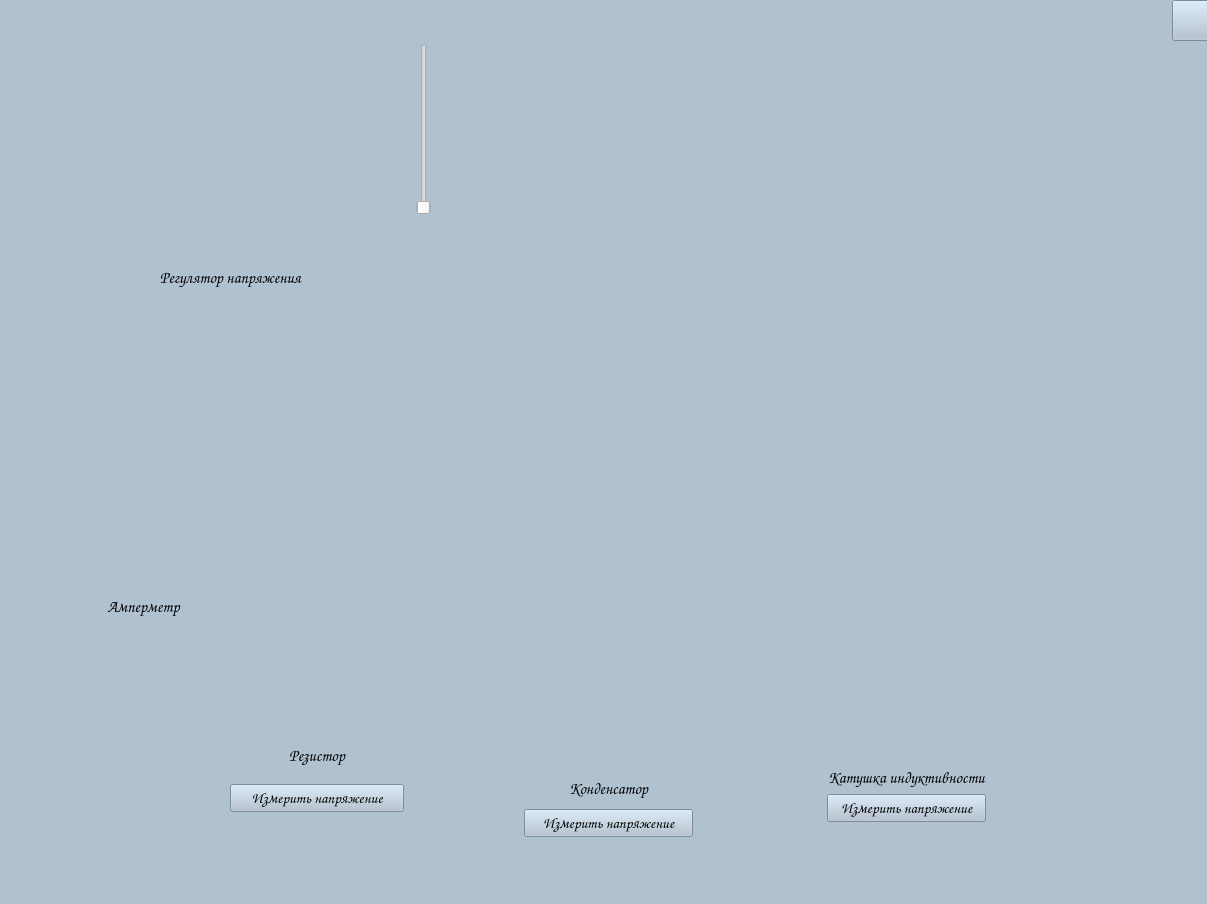
<?xml version="1.0" encoding="UTF-8"?>
<ui version="4.0">
 <class>Laba15</class>
 <widget class="QMainWindow" name="Laba15">
  <property name="geometry">
   <rect>
    <x>0</x>
    <y>0</y>
    <width>1207</width>
    <height>904</height>
   </rect>
  </property>
  <property name="minimumSize">
   <size>
    <width>1207</width>
    <height>904</height>
   </size>
  </property>
  <property name="maximumSize">
   <size>
    <width>1207</width>
    <height>904</height>
   </size>
  </property>
  <property name="windowTitle">
   <string>MainWindow</string>
  </property>
  <property name="styleSheet">
   <string notr="true">background-color: rgb(176,193,208);</string>
  </property>
  <widget class="QWidget" name="centralwidget">
   <widget class="QWidget" name="verticalLayoutWidget">
    <property name="geometry">
     <rect>
      <x>22</x>
      <y>352</y>
      <width>241</width>
      <height>241</height>
     </rect>
    </property>
    <layout class="QVBoxLayout" name="verticalLayout"/>
   </widget>
   <widget class="QWidget" name="verticalLayoutWidget_2">
    <property name="geometry">
     <rect>
      <x>524</x>
      <y>774</y>
      <width>169</width>
      <height>63</height>
     </rect>
    </property>
    <layout class="QVBoxLayout" name="verticalLayout_2">
     <item>
      <widget class="QLabel" name="label_3">
       <property name="font">
        <font>
         <family>Comic Sans MS</family>
         <pointsize>12</pointsize>
         <weight>75</weight>
         <bold>true</bold>
        </font>
       </property>
       <property name="text">
        <string>Конденсатор</string>
       </property>
       <property name="scaledContents">
        <bool>true</bool>
       </property>
       <property name="alignment">
        <set>Qt::AlignCenter</set>
       </property>
      </widget>
     </item>
     <item>
      <widget class="QPushButton" name="measure_c_button">
       <property name="font">
        <font>
         <family>Comic Sans MS</family>
         <pointsize>11</pointsize>
        </font>
       </property>
       <property name="text">
        <string>Измерить напряжение</string>
       </property>
      </widget>
     </item>
    </layout>
   </widget>
   <widget class="QWidget" name="verticalLayoutWidget_3">
    <property name="geometry">
     <rect>
      <x>827</x>
      <y>767</y>
      <width>235</width>
      <height>61</height>
     </rect>
    </property>
    <layout class="QVBoxLayout" name="verticalLayout_5">
     <property name="sizeConstraint">
      <enum>QLayout::SetFixedSize</enum>
     </property>
     <item>
      <widget class="QLabel" name="label_5">
       <property name="font">
        <font>
         <family>Comic Sans MS</family>
         <pointsize>12</pointsize>
         <weight>75</weight>
         <bold>true</bold>
        </font>
       </property>
       <property name="text">
        <string>Катушка индуктивности</string>
       </property>
       <property name="scaledContents">
        <bool>true</bool>
       </property>
       <property name="alignment">
        <set>Qt::AlignCenter</set>
       </property>
      </widget>
     </item>
     <item>
      <widget class="QPushButton" name="measure_3_button">
       <property name="font">
        <font>
         <family>Comic Sans MS</family>
         <pointsize>11</pointsize>
        </font>
       </property>
       <property name="text">
        <string>Измерить напряжение</string>
       </property>
      </widget>
     </item>
    </layout>
   </widget>
   <widget class="QPushButton" name="button_info">
    <property name="geometry">
     <rect>
      <x>1172</x>
      <y>0</y>
      <width>41</width>
      <height>41</height>
     </rect>
    </property>
    <property name="text">
     <string/>
    </property>
    <property name="icon">
     <iconset>
      <normaloff>../images/laba_11/info.png</normaloff>../images/laba_11/info.png</iconset>
    </property>
    <property name="iconSize">
     <size>
      <width>32</width>
      <height>32</height>
     </size>
    </property>
   </widget>
   <widget class="QLabel" name="label_10">
    <property name="geometry">
     <rect>
      <x>72</x>
      <y>260</y>
      <width>317</width>
      <height>35</height>
     </rect>
    </property>
    <property name="font">
     <font>
      <family>Comic Sans MS</family>
      <pointsize>12</pointsize>
      <weight>75</weight>
      <bold>true</bold>
     </font>
    </property>
    <property name="text">
     <string>Регулятор напряжения</string>
    </property>
    <property name="scaledContents">
     <bool>true</bool>
    </property>
    <property name="alignment">
     <set>Qt::AlignCenter</set>
    </property>
   </widget>
   <widget class="QSlider" name="slider_voltage">
    <property name="geometry">
     <rect>
      <x>410</x>
      <y>44</y>
      <width>27</width>
      <height>171</height>
     </rect>
    </property>
    <property name="styleSheet">
     <string notr="true">background-color: none;</string>
    </property>
    <property name="maximum">
     <number>54</number>
    </property>
    <property name="sliderPosition">
     <number>0</number>
    </property>
    <property name="tracking">
     <bool>true</bool>
    </property>
    <property name="orientation">
     <enum>Qt::Vertical</enum>
    </property>
    <property name="invertedAppearance">
     <bool>false</bool>
    </property>
    <property name="invertedControls">
     <bool>false</bool>
    </property>
    <property name="tickPosition">
     <enum>QSlider::NoTicks</enum>
    </property>
    <property name="tickInterval">
     <number>5</number>
    </property>
   </widget>
   <widget class="QLabel" name="label_regulator">
    <property name="geometry">
     <rect>
      <x>18</x>
      <y>8</y>
      <width>431</width>
      <height>249</height>
     </rect>
    </property>
    <property name="text">
     <string/>
    </property>
    <property name="pixmap">
     <pixmap>../images/laba_15/regulator_voltage.png</pixmap>
    </property>
    <property name="scaledContents">
     <bool>true</bool>
    </property>
   </widget>
   <widget class="QLabel" name="label">
    <property name="geometry">
     <rect>
      <x>24</x>
      <y>594</y>
      <width>239</width>
      <height>24</height>
     </rect>
    </property>
    <property name="minimumSize">
     <size>
      <width>0</width>
      <height>0</height>
     </size>
    </property>
    <property name="maximumSize">
     <size>
      <width>16777215</width>
      <height>24</height>
     </size>
    </property>
    <property name="font">
     <font>
      <family>Comic Sans MS</family>
      <pointsize>12</pointsize>
      <weight>75</weight>
      <bold>true</bold>
     </font>
    </property>
    <property name="text">
     <string>Амперметр</string>
    </property>
    <property name="scaledContents">
     <bool>true</bool>
    </property>
    <property name="alignment">
     <set>Qt::AlignCenter</set>
    </property>
   </widget>
   <widget class="QLabel" name="label_capacitor">
    <property name="geometry">
     <rect>
      <x>540</x>
      <y>596</y>
      <width>139</width>
      <height>165</height>
     </rect>
    </property>
    <property name="sizePolicy">
     <sizepolicy hsizetype="Fixed" vsizetype="Fixed">
      <horstretch>0</horstretch>
      <verstretch>0</verstretch>
     </sizepolicy>
    </property>
    <property name="maximumSize">
     <size>
      <width>11111</width>
      <height>11111</height>
     </size>
    </property>
    <property name="text">
     <string/>
    </property>
    <property name="pixmap">
     <pixmap>../images/laba_15/capacitor.png</pixmap>
    </property>
    <property name="scaledContents">
     <bool>true</bool>
    </property>
   </widget>
   <widget class="QLabel" name="label_coil">
    <property name="geometry">
     <rect>
      <x>830</x>
      <y>582</y>
      <width>235</width>
      <height>175</height>
     </rect>
    </property>
    <property name="sizePolicy">
     <sizepolicy hsizetype="Expanding" vsizetype="Preferred">
      <horstretch>0</horstretch>
      <verstretch>0</verstretch>
     </sizepolicy>
    </property>
    <property name="maximumSize">
     <size>
      <width>11111</width>
      <height>11111</height>
     </size>
    </property>
    <property name="layoutDirection">
     <enum>Qt::LeftToRight</enum>
    </property>
    <property name="text">
     <string/>
    </property>
    <property name="pixmap">
     <pixmap>../images/laba_15/coil.png</pixmap>
    </property>
    <property name="scaledContents">
     <bool>true</bool>
    </property>
    <property name="alignment">
     <set>Qt::AlignCenter</set>
    </property>
    <property name="wordWrap">
     <bool>false</bool>
    </property>
    <property name="margin">
     <number>0</number>
    </property>
    <property name="indent">
     <number>-1</number>
    </property>
    <property name="openExternalLinks">
     <bool>false</bool>
    </property>
   </widget>
   <widget class="QWidget" name="verticalLayoutWidget_5">
    <property name="geometry">
     <rect>
      <x>670</x>
      <y>2</y>
      <width>499</width>
      <height>575</height>
     </rect>
    </property>
    <layout class="QVBoxLayout" name="verticalLayout_3"/>
   </widget>
   <widget class="QLabel" name="label_power">
    <property name="geometry">
     <rect>
      <x>1054</x>
      <y>410</y>
      <width>93</width>
      <height>99</height>
     </rect>
    </property>
    <property name="styleSheet">
     <string notr="true">background-color: none;</string>
    </property>
    <property name="text">
     <string/>
    </property>
   </widget>
   <widget class="QLabel" name="label_resistor">
    <property name="geometry">
     <rect>
      <x>250</x>
      <y>700</y>
      <width>139</width>
      <height>23</height>
     </rect>
    </property>
    <property name="maximumSize">
     <size>
      <width>139</width>
      <height>30</height>
     </size>
    </property>
    <property name="text">
     <string/>
    </property>
    <property name="pixmap">
     <pixmap>../images/laba_15/resistor.png</pixmap>
    </property>
    <property name="scaledContents">
     <bool>true</bool>
    </property>
   </widget>
   <widget class="QWidget" name="verticalLayoutWidget_4">
    <property name="geometry">
     <rect>
      <x>230</x>
      <y>732</y>
      <width>174</width>
      <height>80</height>
     </rect>
    </property>
    <layout class="QVBoxLayout" name="verticalLayout_4">
     <item>
      <widget class="QLabel" name="label_7">
       <property name="font">
        <font>
         <family>Comic Sans MS</family>
         <pointsize>12</pointsize>
         <weight>75</weight>
         <bold>true</bold>
        </font>
       </property>
       <property name="text">
        <string>Резистор</string>
       </property>
       <property name="scaledContents">
        <bool>true</bool>
       </property>
       <property name="alignment">
        <set>Qt::AlignCenter</set>
       </property>
      </widget>
     </item>
     <item>
      <widget class="QPushButton" name="measure_r_button">
       <property name="font">
        <font>
         <family>Comic Sans MS</family>
         <pointsize>11</pointsize>
        </font>
       </property>
       <property name="text">
        <string>Измерить напряжение</string>
       </property>
      </widget>
     </item>
    </layout>
   </widget>
   <zorder>label_regulator</zorder>
   <zorder>verticalLayoutWidget</zorder>
   <zorder>verticalLayoutWidget_2</zorder>
   <zorder>verticalLayoutWidget_3</zorder>
   <zorder>button_info</zorder>
   <zorder>label_10</zorder>
   <zorder>slider_voltage</zorder>
   <zorder>label</zorder>
   <zorder>label_capacitor</zorder>
   <zorder>label_coil</zorder>
   <zorder>verticalLayoutWidget_5</zorder>
   <zorder>label_power</zorder>
   <zorder>label_resistor</zorder>
   <zorder>verticalLayoutWidget_4</zorder>
  </widget>
  <widget class="QMenuBar" name="menubar">
   <property name="geometry">
    <rect>
     <x>0</x>
     <y>0</y>
     <width>1207</width>
     <height>21</height>
    </rect>
   </property>
  </widget>
  <widget class="QStatusBar" name="statusbar"/>
 </widget>
 <tabstops>
  <tabstop>measure_c_button</tabstop>
  <tabstop>measure_3_button</tabstop>
 </tabstops>
 <resources/>
 <connections/>
</ui>
